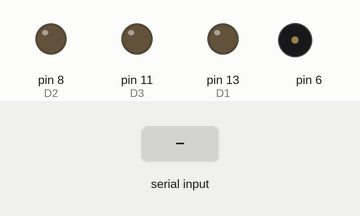
Simulated run of this sketch. Board: Arduino Uno, built with avr-gcc and run on an emulated ATmega328P. On the bench: output pins drawn as LEDs (lit = HIGH), buzzer (waves = sounding). The inputs (shaded band) are chosen by the test bench.

Above: at 1.2 s.
1.3 s: "1\n" received over Serial
At 2.4 s:
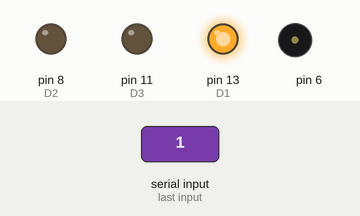
2.8 s: "2\n" received over Serial
At 3.7 s:
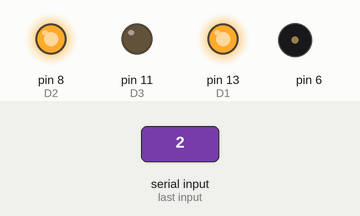
4.5 s: "3\n" received over Serial
At 4.9 s:
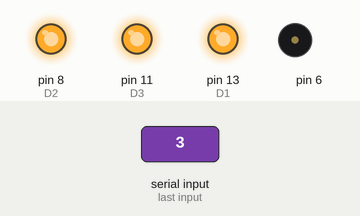
Timing chart, 0 to 7.5 s (numbered marks = the images above; inputs shaded):
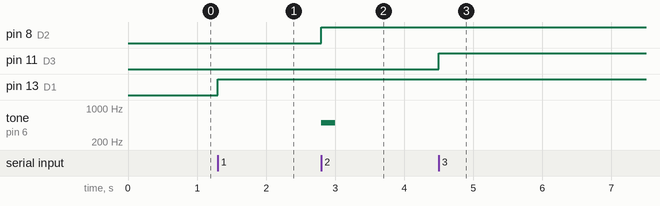

The sketch:

LEDS.ino
```cpp
int x;
int D1 = 13;
int D2 = 8;
int D3 = 11;
int D4 = 10;
int D5 = 9;
int buzzer = 6;

void setup() {
  Serial.begin(115200);
  Serial.setTimeout(1);
  pinMode(D1, OUTPUT);
  pinMode(D2, OUTPUT);
  pinMode(D3, OUTPUT);
  pinMode(D4, OUTPUT);
  pinMode(D5, OUTPUT);
  pinMode(6, OUTPUT);
}
void loop() {
  while (!Serial.available());
    x = Serial.readString().toInt();
    //Serial.print(x + 1);
    if (x == 0) {
    digitalWrite(D1, LOW);
    digitalWrite(D2, LOW);
    digitalWrite(D3, LOW);
    digitalWrite(D4, LOW);
    digitalWrite(D5, LOW);
    digitalWrite(6, LOW);
    } else if (x == 1) {
    digitalWrite(D1, HIGH);
    digitalWrite(D2, LOW);
    digitalWrite(D3, LOW);
    digitalWrite(D4, LOW);
    digitalWrite(D5, LOW);
    noTone(6);
    } else if (x == 2) {
    digitalWrite(D1, HIGH);
    digitalWrite(D2, HIGH);
    digitalWrite(D3, LOW);
    digitalWrite(D4, LOW);
    tone(6, 500, 200);
    } else if (x == 3) {
    digitalWrite(D1, HIGH);
    digitalWrite(D2, HIGH);
    digitalWrite(D3, HIGH);
    digitalWrite(D4, LOW);
    digitalWrite(D5, LOW);
    } else if (x == 4) {
    digitalWrite(D1, HIGH);
    digitalWrite(D2, HIGH);
    digitalWrite(D3, HIGH);
    digitalWrite(D4, HIGH);
    digitalWrite(D5, LOW);
    } else if (x == 5) {
    digitalWrite(D1, HIGH);
    digitalWrite(D2, HIGH);
    digitalWrite(D3, HIGH);
    digitalWrite(D4, HIGH);
    digitalWrite(D5, HIGH);
    } else {
    digitalWrite(D1, LOW);
    digitalWrite(D2, LOW);
    digitalWrite(D3, LOW);
    digitalWrite(D4, LOW);
    digitalWrite(D5, LOW);
    }
}
```

Measured:
- after the input at 1.3 s, pin 13 (D1): LOW → HIGH at once
- after the input at 2.8 s, pin 8 (D2): LOW → HIGH at once; tone on pin 6: silent → 500 Hz at once, → silent 0.20 s later
- after the input at 4.5 s, pin 11 (D3): LOW → HIGH at once
